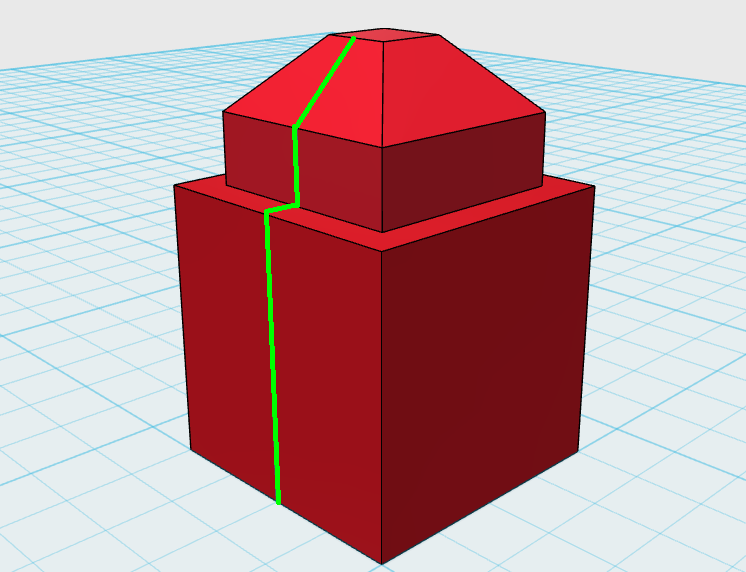
#> input picture 3dscan_sim/slika3.png, 746 x 572 px
$ python h_lines2.py   (Python 2 division)
#> lines starting #> are read from the running program, lines starting #| are printed output that depends on the picture; after the words box and inside, x2 and y2 are one past the last pixel; in counts of white or black regions, pixels touching at a corner belong together
import cv2
import numpy as np

img_org = cv2.imread('slika3.png')
#> img_org is the input picture: shape (572, 746, 3); mean B, G, R 153.2, 149, 190.2
img = cv2.cvtColor(img_org,cv2.COLOR_BGR2HSV)
#> img: shape (572, 746, 3); mean H, S, V 118.4, 99.7, 201.8
obj_color_low = np.array([0,0,0])  # lower end of laser color
obj_color_high = np.array([180,255,247]) # higher end of laser color

img = cv2.inRange(img, obj_color_low, obj_color_high) # find laser line
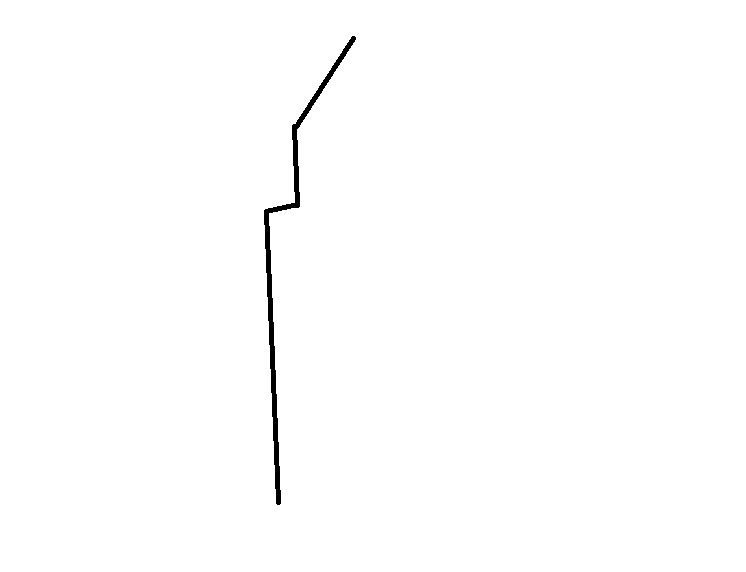
#> img: shape (572, 746); 99.4% white; 1 black region, box (x1, y1, x2, y2) and area: (264, 36, 356, 505) 2546
img = cv2.bitwise_not(img) # might not be necesarry
minLineLength = 100
maxLineGap = 10
lines = cv2.HoughLinesP(img,1,np.pi/90,200,minLineLength,maxLineGap)
#> lines = [[268, 209, 278, 504], [266, 209, 275, 488], [276, 473, 277, 504], [274, 346, 279, 504], [274, 421, 274, 435], [270, 303, 270, 321]]
print""
print "len "+ str(len(lines))
#| len 6
print lines
#| [[[268 209 278 504]]
#|  [[266 209 275 488]]
#|  [[276 473 277 504]]
#|  [[274 346 279 504]]
#|  [[274 421 274 435]]
#|  [[270 303 270 321]]]
print lines[0]
#| [[268 209 278 504]]
for i in range(0,len(lines)):
	print i
	# print lines[i]
	# x1 = lines[i][0]
	# print x1
#> (the run stopped early here; a loop or call above may not have finished)

$ run again, with 3dscan_sim/idklolwut.png copied over 3dscan_sim/slika3.png
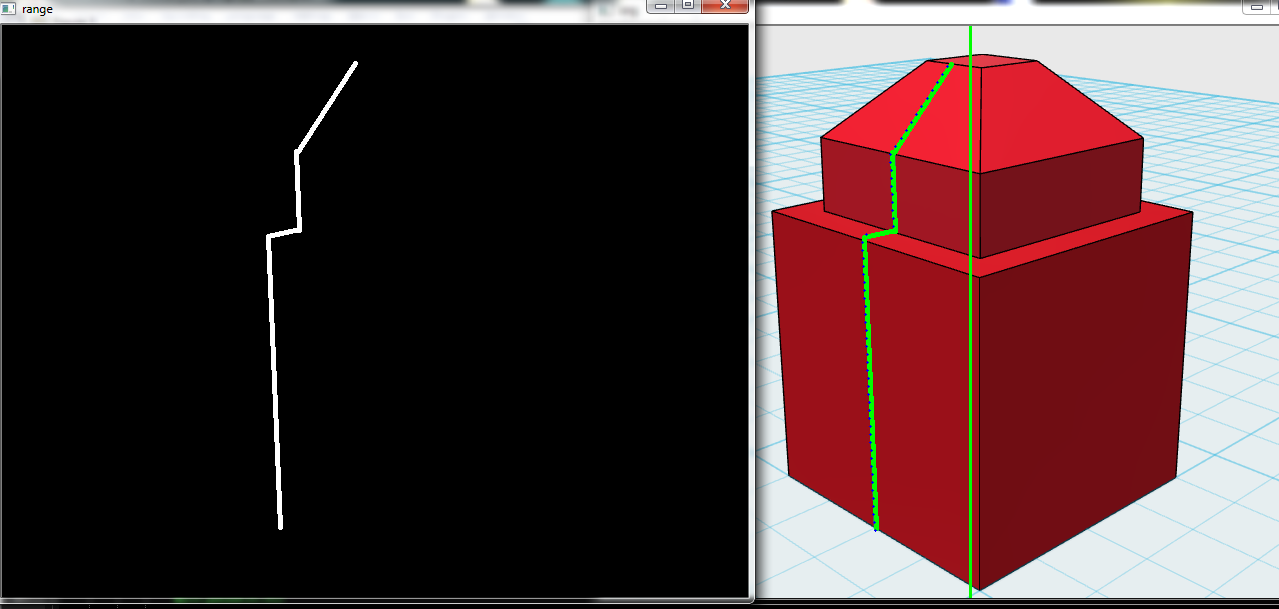
#> input picture 3dscan_sim/idklolwut.png, 1279 x 609 px
#> img_org is the input picture: shape (609, 1279, 3); mean B, G, R 55.8, 54.5, 78.5
#> `img = cv2.inRange(img, obj_color_low, obj_color_high)`:
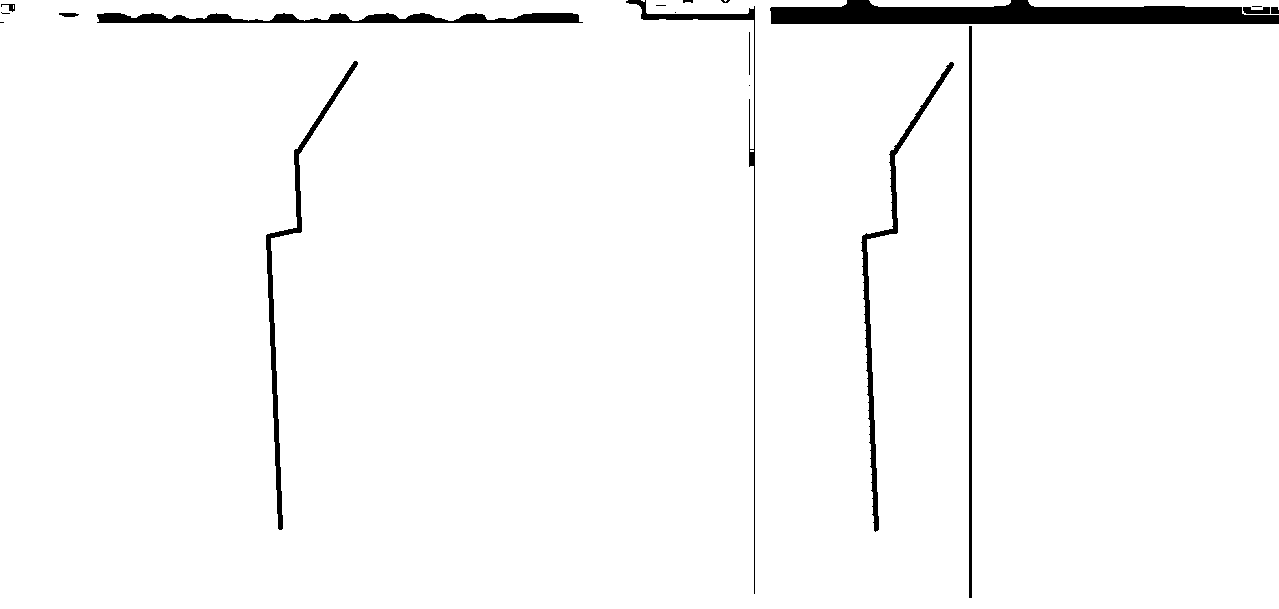
#> img: shape (609, 1279); 97.3% white; 19 black regions (7 under 20 px), largest, box (x1, y1, x2, y2) and area: (770, 0, 1279, 24) 8727, (97, 13, 583, 23) 3267, (861, 62, 954, 532) 2626
#> lines = 45 rows, first 6: [771, 22, 1278, 22], [514, 18, 578, 18], [495, 19, 578, 19], [771, 16, 1278, 16], [517, 17, 578, 17], [771, 21, 1278, 21]
#| len 45
#> (printed output is left out)
#| [[ 771   22 1278   22]]
